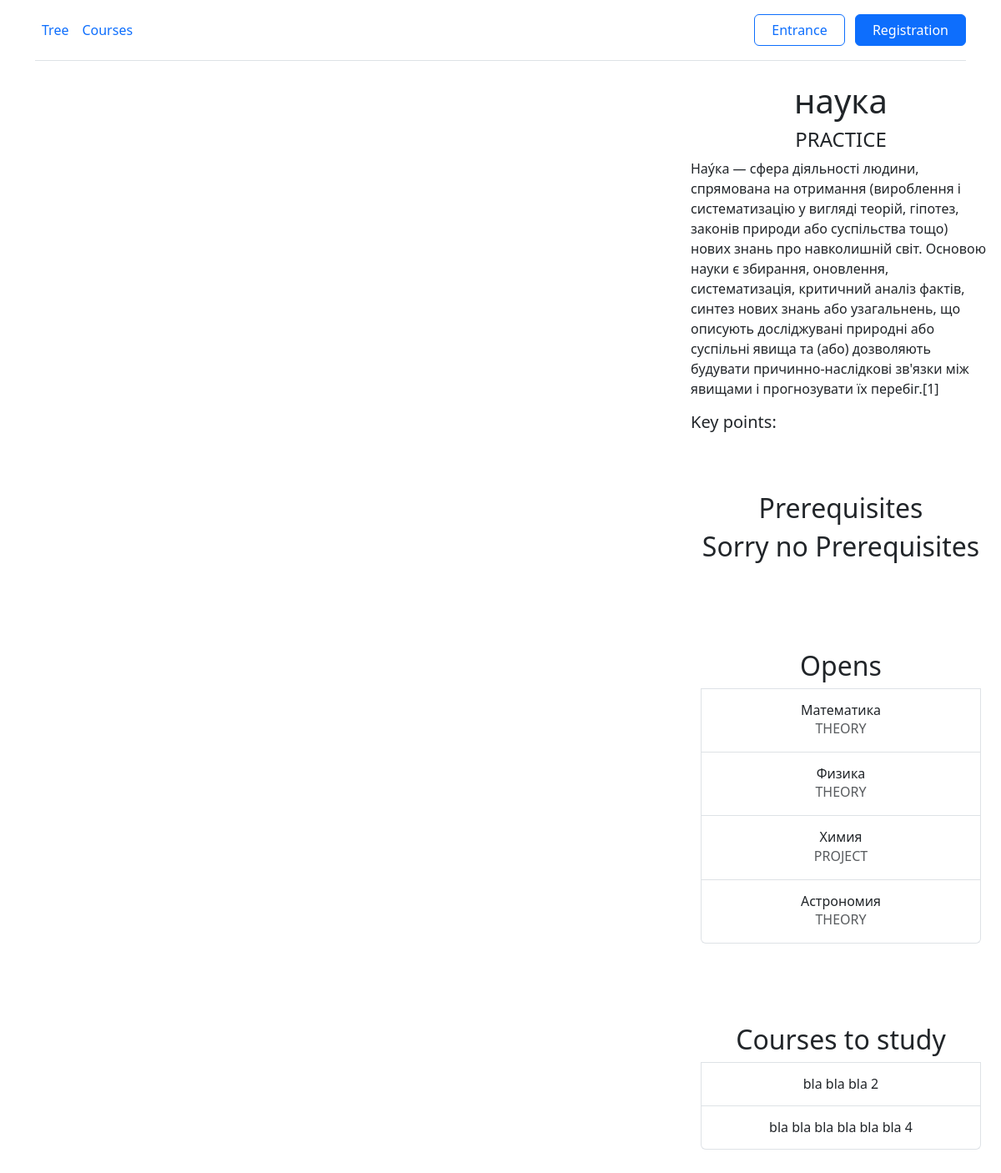
The page / on the database its author committed.
### tree/models.py (models this page shows, shortened)
class Leaf(models.Model):
    THEORY = 'THEORY'
    PRACTICE = 'PRACTICE'
    PROJECT = 'PROJECT'
    STATUS_CHOICES = [
        (THEORY, 'THEORY'),
        (PRACTICE, 'PRACTICE'),
        (PROJECT, 'PROJECT')
    ]
    name = models.CharField(max_length=63, unique=True)
    parent = models.ForeignKey('self', on_delete=models.SET_NULL, null=True, blank=True)
    description = models.TextField(max_length=1000, null=True, blank=True)
    author = models.ForeignKey(CustomUser, on_delete=models.SET_NULL, null=True, blank=True, default=1)
    type = models.CharField(max_length=10,choices=STATUS_CHOICES, default=THEORY)

class Course(models.Model):
    ONLINE = 'online'
    OFFLINE = 'offline'
    BLENDED = 'blended'
    FORMAT_CHOICES = [
        (ONLINE, 'Online'),
        (OFFLINE, 'Offline'),
        (BLENDED, 'Blended'),
    ]
    UKRAINIAN = 'ru'
    ENGLISH = 'en'
    LANGUAGE_CHOICES = [
        (UKRAINIAN, 'Ukrainian'),
        (ENGLISH, 'English')
    ]
    name = models.CharField(max_length=80, unique=True)
    description = models.TextField(max_length=1000, null=True, blank=True)
    leafs = models.ManyToManyField(Leaf, blank=True)
    author = models.ForeignKey(CustomUser, on_delete=models.SET_NULL, null=True, blank=True, default=1)
    price = models.DecimalField(max_digits=8, decimal_places=2, null=True, blank=True, default=1.00)
    duration_in_days = models.PositiveIntegerField(null=True, blank=True, default=10)
    format = models.CharField(max_length=10, choices=FORMAT_CHOICES, default=ONLINE)
    language = models.CharField(max_length=2, choices=LANGUAGE_CHOICES, default=ENGLISH)
    def get_absolute_url(self):
        return reverse('course_detail', kwargs={'id': self.id})

### tree/views.py (the view, shortened to what this page needs)
# urls.py: path('', views.TreeBranchView.as_view(), name='tree'),
class TreeBranchView(ListView):
    template_name = 'tree/tree.html'
    context_object_name = 'object_list'
    model = Leaf
    def get_context_data(self, **kwargs):
        ctx = super().get_context_data(**kwargs)
        leafs = self.model.objects.all()
        url = self.request.build_absolute_uri()
        clean_url = urlparse(url)._replace(query=None).geturl()
        if len(clean_url.split('/')) > 4:
            tree_data = process_node(leafs, leafs.filter(id=clean_url.split('/')[-2])[0])
            root_leaf_info = leafs.filter(id=clean_url.split('/')[-2])[0]
        else:
            tree_data = format_tree_data(leafs)
            root_leaf_info = leafs.filter(parent=None)[0]
        ctx['get_leaves_without_children'] = get_leaves_without_children(tree_data)
        ctx['data_for_d3'] = tree_data
        ctx["user_leafs_start"] = []
        ctx["user_leafs_passed"] = []
        ctx["leaf"] = root_leaf_info
        all_leafs = Leaf.objects.all()
        ctx["THEORY"] = list(
            all_leafs.filter(type='THEORY').values_list('id', flat=True))
        ctx["PRACTICE"] = list(
            all_leafs.filter(type='PRACTICE').values_list('id', flat=True))
        ctx["PROJECT"] = list(
            all_leafs.filter(type='PROJECT').values_list('id', flat=True))
        leaf = leafs.filter(id=root_leaf_info.id)[0]
        key_points = LeafKeypoint.objects.all().filter(leaf=leaf)
        ctx["key_points"] = key_points
        courses = Course.objects.all().filter(leafs=leaf)
        ctx["courses"] = courses
        if leafs.filter(parent__id=root_leaf_info.id):
            children = leafs.filter(parent__id=root_leaf_info.id)
            ctx['children'] = children
        if leaf.parent and leafs.filter(id=root_leaf_info.id):
            parent = leafs.filter(id=leaf.parent.id)
            ctx['parent'] = parent
        ctx['leaf'] = leaf
        user_leaf = UserLeaf.objects.get_or_create(
            user_id=self.request.user.id,
            leafs_id=leaf.id,
        )
        ctx['user_leaf'] = user_leaf[0]
        initial = {'status': user_leaf[0].status}
        ctx['comment_form'] = UserLeafForm(initial=initial)
        return ctx

### tree/views.py (called while the page is built)
def process_node(data, node):
    children = [process_node(data, child) for child in data if child.parent_id == node.id]
    return {
        "name": node.name,
        "id": node.id,
        "children": children,
        "size": 1000  # здесь можно задать любое значение для атрибута size
    }

def format_tree_data(data):
    root = next((item for item in data if item.parent_id is None), None)
    return process_node(data, root)

def get_leaves_without_children(data):
    leaves_without_children = []
    if not isinstance(data, dict):
        return leaves_without_children
    if not data.get('children'):
        leaves_without_children.append(data['id'])
    else:
        for child in data['children']:
            leaves_without_children.extend(get_leaves_without_children(child))
    return leaves_without_children

### tree/templates/tree/tree.html (shortened to what this page needs)
{% extends 'base/base.html' %}
{% load static %}
{% block body %}
<div class="row">
    <div class="col-md-4">
        <div class="container ">
          <h1 class="">{{leaf.name}}</h1>
          <h4>{{leaf.type}}</h4>
          <p style="text-align: start;">{{leaf.description|linebreaksbr}}</p>
          <h5 style="text-align: start;">  Key points:</h5>
          <div class="lists">
          </div>
          <div class="row">
              <div class="d-flex flex-column flex-md-row p-4 gap-4 py-md-5 align-items-center justify-content-center col-md-12">
                <div class="list-group w-100">
                  <h2>Prerequisites</h2>
                  {% for item in parent %}
                    <a href="/tree/{{ item.id }}" class="list-group-item list-group-item-action d-flex gap-3 py-3" aria-current="true">
                      <div class="d-flex gap-2 w-100 justify-content-center">
                        <div>
                          <h6 class="mb-0"><font style="vertical-align: inherit;"><font style="vertical-align: inherit;">{{ item.name }}</font></font></h6>
                            <p class="mb-0 opacity-75"><font style="vertical-align: inherit;"><font style="vertical-align: inherit;">{{ item.type|slice:":100"  }}</font></font></p>
                        </div>
                      </div>
                    </a>
                  {% empty %}
                    <h2>Sorry no Prerequisites</h2>
                  {% endfor %}
                </div>
              </div>
              <div class="d-flex flex-column flex-md-row p-4 gap-4 py-md-5 align-items-center justify-content-center col-md-12">
                <div class="list-group w-100">
                  <h2>Opens</h2>
                  {% for item in children %}
                    <a href="/tree/{{ item.id }}" class="list-group-item list-group-item-action d-flex gap-3 py-3" aria-current="true">
                      <div class="d-flex gap-2 w-100 justify-content-center">
                        <div>
                          <h6 class="mb-0"><font style="vertical-align: inherit;"><font style="vertical-align: inherit;">{{ item.name }}</font></font></h6>
                            <p class="mb-0 opacity-75"><font style="vertical-align: inherit;"><font style="vertical-align: inherit;">{{ item.type|slice:":100"  }}</font></font></p>
                        </div>
                      </div>
                    </a>
                  {% empty %}
                    <h2>Sorry no Opens</h2>
                  {% endfor %}
                </div>
              </div>
          </div>
          <div class="row">
              <div class="d-flex flex-column flex-md-row p-4 gap-4 py-md-5 align-items-center justify-content-center col-md-12">
                <div class="list-group w-100">
                  <h2>Courses to study</h2>
                  {% for course in courses %}
                    <a href="{{ course.get_absolute_url }}" class="list-group-item list-group-item-action d-flex gap-3 py-3" aria-current="true">
                      <div class="d-flex gap-2 w-100 justify-content-center">
                        <div>
                          <h6 class="mb-0"><font style="vertical-align: inherit;"><font style="vertical-align: inherit;">{{ course.name }}</font></font></h6>
                        </div>
                      </div>
                    </a>
                  {% empty %}
                    <h2>Sorry no courses</h2>
                  {% endfor %}
                </div>
              </div>
          </div>
        </div>
    </div>
</div>
{% endblock %}

### accounts/static/base/css/style.css (style rules this page uses)
html, body { min-height: 100vh; overflow: auto; }
body { overflow: hidden; }
.lists { display: flex; }
.row { align-items: flex-start }

### rows shown on the page
Leaf: name "наука", type "PRACTICE", description "Нау́ка — сфера діяльності людини, спрямована на отримання (вироблення і систематизацію у вигляді теорій, гіпотез, законів природи або суспільства тощо) нових знань про навколишній світ. Основою науки є збирання, оновлення, систематизація, критичний аналіз фактів, синтез нових знань або узагальнень, що описують досліджувані природні або суспільні явища та (або) дозволяють будувати причинно-наслідкові зв'язки між явищами і прогнозувати їх перебіг.[1]"
Leaf: name "Математика", type "THEORY"
Leaf: name "Физика", type "THEORY"
Leaf: name "Химия", type "PROJECT"
Leaf: name "Астрономия", type "THEORY"
Course: name "bla bla bla 2"
Course: name "bla bla bla bla bla bla 4"
